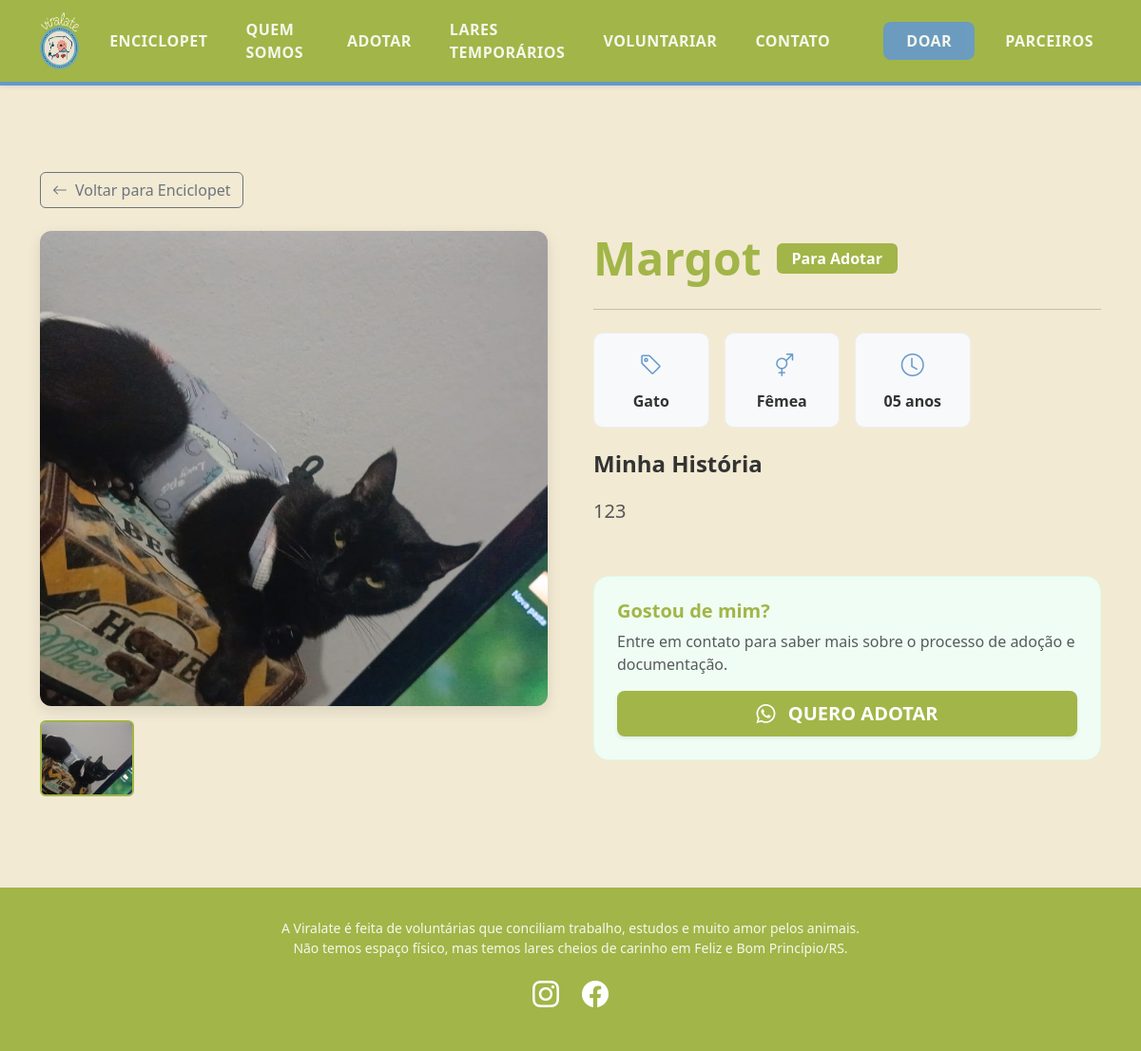
The page /animal/1/ on the database its author committed.
### core/models.py (models this page shows, shortened)
class Animal(models.Model):
    ESPECIE_CHOICES = [
        ('Cachorro', 'Cachorro'),
        ('Gato', 'Gato'),
    ]
    SEXO_CHOICES = [
        ('Macho', 'Macho'),
        ('Fêmea', 'Fêmea'),
    ]
    STATUS_CHOICES = [
        ('ADOTAR', 'Para Adotar'),
        ('PERDIDO', 'Perdido'),
        ('ENCONTRADO', 'Encontrado'),
    ]
    TAMANHO_CHOICES = [
        ('Pequeno', 'Pequeno'),
        ('Médio', 'Médio'),
        ('Grande', 'Grande'),
    ]
    IDADE_CHOICES = [
        ('Filhote', 'Filhote'),
        ('Adulto', 'Adulto'),
        ('Idoso', 'Idoso'),
    ]
    nome = models.CharField(max_length=100)
    foto = models.ImageField(
        upload_to='animais/',
        help_text="⚠️ Recomendado: Envie uma imagem com proporção 1x1 (quadrada) para o layout ficar bonito."
    )
    especie = models.CharField(max_length=20, choices=ESPECIE_CHOICES)
    sexo = models.CharField(max_length=20, choices=SEXO_CHOICES)
    idade = models.CharField(
        max_length=20,
        choices=IDADE_CHOICES,
        default='Adulto'
    )
    tamanho = models.CharField(
        max_length=20,
        choices=TAMANHO_CHOICES,
        blank=True,
        null=True,
        help_text="⚠️ Preencha APENAS para cachorros. Deixe em branco se for gato."
    )
    status = models.CharField(
        max_length=20,
        choices=STATUS_CHOICES,
        default='ADOTAR'
    )
    historia = models.TextField(blank=True, null=True)
    data_cadastro = models.DateTimeField(auto_now_add=True)
    class Meta:
        verbose_name = 'Animal'
        verbose_name_plural = 'Animais'

### core/views.py (the view)
# urls.py: path('animal/<int:id>/', views.detalhes_animal, name='detalhes_animal'),
def detalhes_animal(request, id):
    animal = get_object_or_404(Animal, id=id)
    fotos_extras = animal.fotos_adicionais.all()
    context = {
        'animal': animal,
        'fotos_extras': fotos_extras,
    }
    return render(request, 'detalhes_animal.html', context)

### templates/detalhes_animal.html (shortened to what this page needs)
{% extends 'base.html' %}
{% load static %}
{% block content %}
<div class="container py-5 mt-5">
    <div class="mb-4">
        <a href="{% url 'enciclopet' %}" class="btn btn-outline-secondary">
            <i class="bi bi-arrow-left me-2"></i>Voltar para Enciclopet
        </a>
    </div>
    <div class="row g-5">
        <div class="col-lg-6">
            <div class="foto-container">
                {% if animal.foto %}
                    <img src="{{ animal.foto.url }}" id="imgPrincipal" alt="{{ animal.nome }}" class="foto-principal">
                {% else %}
                    <div class="foto-principal d-flex align-items-center justify-content-center bg-light">
                        <i class="bi bi-camera text-muted" style="font-size: 4rem;"></i>
                    </div>
                {% endif %}
            </div>
            <div class="galeria-miniaturas">
                {% if animal.foto %}
                <img src="{{ animal.foto.url }}" class="miniatura ativa" onclick="trocarImagem(this)">
                {% endif %}
            </div>
        </div>
        <div class="col-lg-6">
            <div class="d-flex align-items-center gap-3 mb-2">
                <h1 class="display-5 fw-bold mb-0" style="color: var(--verde-oliva);">{{ animal.nome }}</h1>
                <span class="badge badge-status-{{ animal.status }} fs-6 px-3 py-2">{{ animal.get_status_display }}</span>
            </div>
            <hr class="my-4">
            <div class="row g-3 mb-4">
                <div class="col-6 col-sm-3">
                    <div class="info-card">
                        <i class="bi bi-tag fs-4" style="color: var(--azul-medio);"></i>
                        <p class="mb-0 fw-bold mt-2">{{ animal.get_especie_display }}</p>
                    </div>
                </div>
                <div class="col-6 col-sm-3">
                    <div class="info-card">
                        <i class="bi bi-gender-ambiguous fs-4" style="color: var(--azul-medio);"></i>
                        <p class="mb-0 fw-bold mt-2">{{ animal.get_sexo_display }}</p>
                    </div>
                </div>
                <div class="col-6 col-sm-3">
                    <div class="info-card">
                        <i class="bi bi-clock fs-4" style="color: var(--azul-medio);"></i>
                        <p class="mb-0 fw-bold mt-2">{{ animal.idade }}</p>
                    </div>
                </div>
            </div>
            <h4 class="fw-bold mb-3">Minha História</h4>
            <div class="fs-5 text-muted lh-lg mb-5">
                {{ animal.historia|linebreaksbr|default:"A história deste anjinho ainda está sendo escrita..." }}
            </div>
            {% if animal.status == 'ADOTAR' %}
            <div class="p-4 rounded-4" style="background-color: #f0fdf4; border: 1px solid #dcfce7;">
                <h5 class="fw-bold" style="color: var(--verde-oliva);">Gostou de mim?</h5>
                <p class="text-muted mb-3">Entre em contato para saber mais sobre o processo de adoção e documentação.</p>
                <a href="{% url 'contato' %}" class="btn btn-lg w-100 fw-bold text-white shadow-sm" style="background-color: var(--verde-oliva);">
                    <i class="bi bi-whatsapp me-2"></i> QUERO ADOTAR
                </a>
            </div>
            {% endif %}        </div>
    </div>
</div>
{% endblock %}

### templates/base.html (style rules this page uses)
:root { --verde-oliva: #A2B548; --azul-medio: #6699CC; --creme: #F2EAD3; --rosa-claro: #F5B7B1; --vermelho: #E3242B; --texto-escuro: #333333; }
html { scroll-behavior: smooth; }
body { background-color: var(--creme); color: var(--texto-escuro); padding-top: 85px; font-family: 'Segoe UI', Roboto, Helvetica, Arial, sans-serif; }
img { max-width: 100%; height: auto; }

### templates/detalhes_animal.html (style rules this page uses)
.foto-container { position: relative; }
.foto-principal { width: 100%; height: 500px; object-fit: cover; border-radius: 12px; box-shadow: 0 5px 15px rgba(0,0,0,0.1); transition: opacity 0.3s ease; }
.galeria-miniaturas { display: grid; grid-template-columns: repeat(5, 1fr); gap: 10px; margin-top: 15px; }
.miniatura { width: 100%; height: 80px; object-fit: cover; border-radius: 6px; cursor: pointer; border: 2px solid transparent; transition: 0.2s; }
.miniatura.ativa { border-color: var(--verde-oliva); }
.info-card { background: #f8f9fa; border-radius: 10px; padding: 15px; text-align: center; border: 1px solid #eee; }
.badge-status-ADOTAR { background-color: var(--verde-oliva); color: white; }

### rows shown on the page
Animal: foto (picture), nome "Margot", status "Para Adotar", especie "Gato", sexo "Fêmea", idade "05 anos", historia "123"
